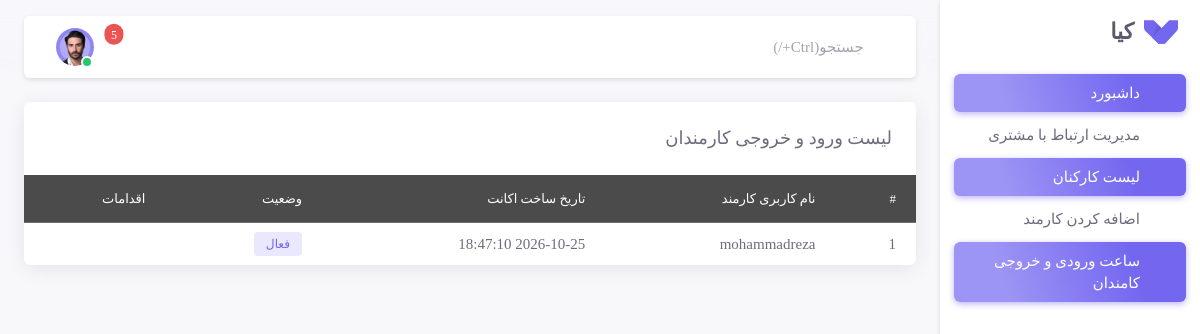
The app's page /view/admin/time/index.php (signed in) with its own data.
### tables this page shows
CREATE TABLE `employees` (
  `id` int(11) NOT NULL,
  `username` varchar(255) NOT NULL,
  `password` varchar(255) NOT NULL,
  `role_id` int(11) NOT NULL,
  `status` tinyint(4) NOT NULL DEFAULT 1,
  `created_at` datetime NOT NULL DEFAULT current_timestamp(),
  `updated_at` datetime DEFAULT NULL
);

### view/admin/time/index.php (the view, shortened to what this page needs)
<?php
require_once "../layouts/header.php";
$users = $conn->query("SELECT * FROM employees")->fetchAll();
?>
<div class="layout-wrapper layout-content-navbar">
  <div class="layout-container">
    <aside id="layout-menu" class="layout-menu menu-vertical menu bg-menu-theme">
      <div class="app-brand demo">
        <a href="index.html" class="app-brand-link">
          <span class="app-brand-logo demo">
          </span>
          <span class="app-brand-text demo menu-text fw-bold">کیا</span>
        </a>
        <a href="javascript:void(0);" class="layout-menu-toggle menu-link text-large ms-auto">
          <i class="ti menu-toggle-icon d-none d-xl-block ti-sm align-middle"></i>
        </a>
      </div>
      <ul class="menu-inner py-1">
        <li class="menu-item active open">
          <ul class="menu-sub">
            <li class="menu-item active">
              <a href="../dashboard/index.php" class="menu-link">
                <div data-i18n="Analytics">داشبورد</div>
              </a>
            </li>
            <li class="menu-item">
              <a href="../dashboard/dashboards-crm.php" class="menu-link">
                <div data-i18n="CRM">مدیریت ارتباط با مشتری</div>
              </a>
            </li>
            <li class="menu-item active">
              <a href="../dashboard/list.php" class="menu-link">
                <div data-i18n="eCommerce">لیست کارکنان</div>
              </a>
            </li>
            <li class="menu-item">
              <a href="../dashboard/add-user.php" class="menu-link">
                <div data-i18n="Logistics">اضافه کردن کارمند</div>
              </a>
            </li>
            <li class="menu-item active">
              <a href="C:\xampp\htdocs\company_app\view\admin\time\index.php" class="menu-link">
                <div data-i18n="Analytics">ساعت ورودی و خروجی کامندان</div>
              </a>
            </li>
          </ul>
        </li>
      </ul>
    </aside>
    <?php require_once "../layouts/navbar.php"; ?>
    <div class="content-wrapper">
      <div class="container-xxl flex-grow-1 container-p-y">
        <div class="card">
          <h5 class="card-header">لیست ورود و خروجی کارمندان</h5>
          <div class="table-responsive text-nowrap">
            <table class="table">
              <thead class="table-dark">
                <tr>
                  <th>#</th>
                  <th>نام کاربری کارمند</th>
                  <th>تاریخ ساخت اکانت</th>
                  <th>وضعیت</th>
                  <th>اقدامات</th>
                </tr>
              </thead>
              <?php foreach ($users as $user) { ?>
                <tbody class="table-border-bottom-0">
                  <tr>
                    <td><?= $user['id'] ?></td>
                    <td><?= $user['username'] ?></td>
                    <td><?= $user['created_at'] ?></td>
                    <?php if ($user['status'] == 1) { ?>
                      <td><span class="badge bg-label-primary me-1">فعال</span></td>
                    <?php
                    } else { ?>
                      <td><span class="badge bg-label-danger me-1">غیرفعال</span></td>
                    <?php } ?>
                    <td>
                      <div class="dropdown">
                        <button type="button" class="btn p-0 dropdown-toggle hide-arrow" data-bs-toggle="dropdown">
                          <i class="ti ti-dots-vertical"></i>
                        </button>
                      </div>
                    </td>
                  </tr>
                </tbody>
              <?php  } ?>
            </table>
          </div>
        </div>
      </div>
      <?php require_once "../layouts/footer.php"; ?>

### public/admin/assets/css/demo.css (style rules this page uses)
body { font-family: Vazirmatn; }
.light-style .menu .app-brand.demo { height: 64px; }
.app-brand-logo.demo { -ms-flex-align: center; align-items: center; -ms-flex-pack: center; justify-content: center; display: -ms-flexbox; display: flex; width: 34px; height: 24px; }
.app-brand-logo.demo svg { width: 35px; height: 24px; }
.app-brand-text.demo { font-size: 1.375rem; }

### records on screen
employees: id "1", username "mohammadreza", created_at "2026-10-25 18:47:10", status "فعال"
